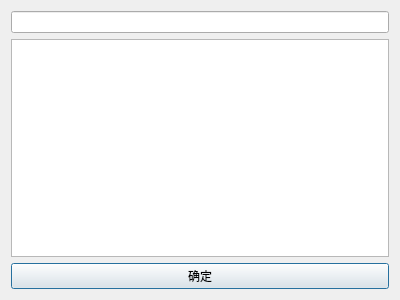
<?xml version="1.0" encoding="UTF-8"?>
<ui version="4.0">
 <class>ProcessListWIndow</class>
 <widget class="QDialog" name="ProcessListWIndow">
  <property name="geometry">
   <rect>
    <x>0</x>
    <y>0</y>
    <width>400</width>
    <height>300</height>
   </rect>
  </property>
  <property name="windowTitle">
   <string>Dialog</string>
  </property>
  <layout class="QVBoxLayout" name="verticalLayout">
   <item>
    <widget class="QLineEdit" name="lineEdit"/>
   </item>
   <item>
    <widget class="QListWidget" name="list"/>
   </item>
   <item>
    <widget class="QPushButton" name="pushButton">
     <property name="text">
      <string>确定</string>
     </property>
    </widget>
   </item>
  </layout>
 </widget>
 <resources/>
 <connections/>
</ui>
